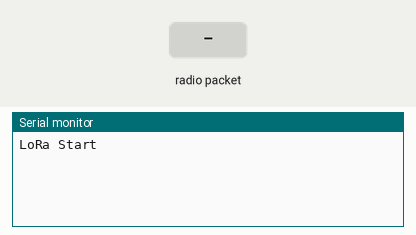
This sketch was run on a simulated Arduino Uno, built with avr-gcc and run on an emulated ATmega328P. Parts: the last lines printed to the serial monitor. Inputs (shaded band) come from the test bench. No radio packets arrive unless stated.

Above: at 1.2 s.
1.3 s: radio packet "1" arrives
At 2.8 s:
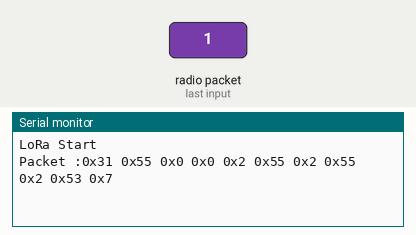
3.8 s: radio packet "0" arrives
At 5.2 s:
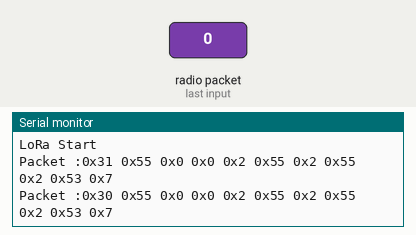
5.3 s: radio packet "2" arrives
At 7.0 s:
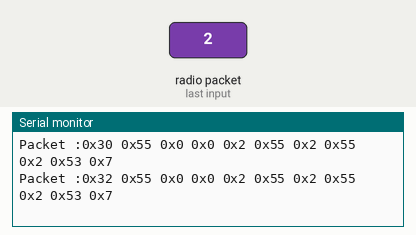

The sketch:

LoRa_Received.ino
```cpp
// LoRa 接收端

// LoRa模組引用
#include<LoRa.h>
#include<SPI.h>

// 初始化設定
void setup() {
  Serial.begin(9600);
  if(!LoRa.begin(915E6))
  {
    Serial.println("Start Fail~");
    while(1);
  }
  Serial.println("LoRa Start");
}

void loop() {
  int PacketSize = LoRa.parsePacket();
  if(PacketSize > 0)
  {
    while(LoRa.available())
    {
      byte packet[11];
      LoRa.readBytes(packet,11);
      PrintPacket(packet,11,"Packet :");
    }
  }
}


void PrintPacket(byte d[],int Max,String msg)
{
  Serial.print(msg);
  for(int i = 0 ; i < Max ; i++)
  {
    Serial.print("0x");
    Serial.print(d[i],HEX);
    Serial.print(" ");
  }
  Serial.println("");
}
```

Measured:
- after the input at 1.3 s, the serial monitor: prints a new line after 1.0 s (image 1)
- after the input at 3.8 s, the serial monitor: prints a new line after 1.0 s (image 2)
- after the input at 5.3 s, the serial monitor: prints a new line after 1.0 s (image 3)
